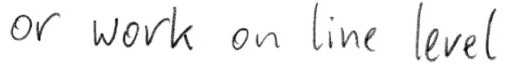
#> input picture htr/data/line.png, 511 x 64 px; its folder holds only this picture in this run
$ python -i new_script.py   (imports and definitions only)
#> lines starting #> are read from the running program, lines starting #| are printed output that depends on the picture; after the words box and inside, x2 and y2 are one past the last pixel; in counts of white or black regions, pixels touching at a corner belong together
#> further down, picture is the input picture: shape (64, 511, 3); min 0, max 255, mean 241.3
import os
import time

import cv2
import fitz
import mimetypes
import numpy as np
from PIL import Image

PAGE_ZOOM = 3
VERTICAL_LINE_MORPH_KERNEL = (1, 10)
HORIZONTAL_LINE_MORPH_KERNEL = (10, 1)

RAW_DATA = './data/raw/'
PROCESSED_DATA = './data/processed/'
INTERMEDIATE_DATA = './data/intermediate/'

INPUT_FILES = [r'C:\Users\arish\OneDrive\Desktop\Monsanto.pdf']


# [20 lines left out: function extract_page_image, not called in this run]


def find_lines(morphed_img):
    result = cv2.findContours(morphed_img, cv2.RETR_EXTERNAL, cv2.CHAIN_APPROX_SIMPLE)

    # Sometimes the [cv.findContours] returns a tuple of either len 3 or len 2
    # the following line fixes this by extracting only the tuple of `contours`.
    return result[0] if len(result) == 2 else result[1]


def morph_image(img, kernel_shape):
    # A kernel of shape [cv.MORPH_RECT] is used since it is the most suitable
    # option for detecting lines.
    kernel = cv2.getStructuringElement(cv2.MORPH_RECT, kernel_shape)

    return cv2.morphologyEx(img, cv2.MORPH_OPEN, kernel, iterations=2)


def filter_contours(contours):
    vertical = []
    horizontal = []

    x_list = []
    y_list = []
    w_list = []
    h_list = []

    for c in contours:
        x, y, w, h = cv2.boundingRect(c)
        x_list.append(x)
        y_list.append(y)
        w_list.append(w)
        h_list.append(h)

    for i in range(6):
        op = (h_list, vertical) if i % 2 == 0 else (w_list, horizontal)
        index = np.argmax(op[0])

        op[1].append((x_list[index], y_list[index],
                      x_list[index] + w_list[index],
                      y_list[index] + h_list[index]))

        del x_list[index]
        del y_list[index]
        del w_list[index]
        del h_list[index]

    return vertical, horizontal


def rgb_to_binary(image):
    return cv2.threshold(
        cv2.cvtColor(image, cv2.COLOR_BGR2GRAY),
        0, 255, cv2.THRESH_BINARY_INV + cv2.THRESH_OTSU
    )[1]
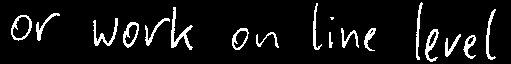
#> returned value: shape (64, 511); 7.7% white in thin lines or dots, all inside (x1, y1, x2, y2) = (11, 2, 496, 62)


# [23 lines left out: function prepare_intermediate_states, not called in this run]


def remove_colored_content(image):
    w, h, _ = image.shape

    tb = image[:, :, 0] + 10
    tg = image[:, :, 1] + 10
    tr = image[:, :, 2] + 10
    for i in range(w):
        for j in range(h):
            if image[i, j, 0] > tr[i, j] and image[i, j, 0] > tg[i, j] or \
                    image[i, j, 1] > tb[i, j] and image[i, j, 1] > tr[i, j] or \
                    image[i, j, 2] > tb[i, j] and image[i, j, 2] > tg[i, j]:
                image[i, j, :] = 255


def process_image(image, save_states=False):
    sample_name = 'smp_%s' % time.time()

    if save_states:
        m_d, mo_d, cr_d, cf_d, t_d, tl_d = prepare_intermediate_states(sample_name)
        cv2.imwrite(os.path.join(m_d, 'original.png'), image)

    # Converts image to binary using OTSU's adaptive threshold
    b_img = rgb_to_binary(image)

    if save_states:
        cv2.imwrite(os.path.join(m_d, 'binary.png'), b_img)

    # Detect vertical & horizontal lines using morphology
    v_morph = morph_image(b_img, VERTICAL_LINE_MORPH_KERNEL)
#> in morph_image, `return cv2.morphologyEx(img, cv2.MORPH_OPEN, kernel, iterations=2)`:
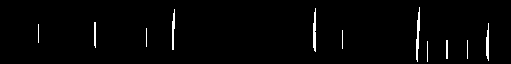
#> returned value: shape (64, 511); 1.8% white in thin lines or dots, all inside (x1, y1, x2, y2) = (38, 7, 489, 62)
    h_morph = morph_image(b_img, HORIZONTAL_LINE_MORPH_KERNEL)
#> in morph_image (call 2), `return cv2.morphologyEx(img, cv2.MORPH_OPEN, kernel, iterations=2)`: returned value: shape (64, 511); every value is 0

    if save_states:
        cv2.imwrite(os.path.join(mo_d, 'v_morph.png'), v_morph)
        cv2.imwrite(os.path.join(mo_d, 'h_morph.png'), h_morph)

    # Detect vertical & horizontal contours using morphed images
    v_contours = find_lines(v_morph)
#> in find_lines, `result = cv2.findContours(morphed_img, cv2.RETR_EXTERNAL, cv2.CHAIN_AP..`: result = 11 contours, 6 with area under 20; largest, box (x1, y1, x2, y2) and area: (416, 7, 420, 62) 69, (313, 8, 316, 52) 63, (486, 23, 489, 61) 48, (172, 9, 175, 50) 44, (94, 22, 96, 48) 24
#> v_contours has the same summary as result in find_lines
    h_contours = find_lines(h_morph)
#> in find_lines (call 2), `result = cv2.findContours(morphed_img, cv2.RETR_EXTERNAL, cv2.CHAIN_AP..`: result = 0 contours
#> h_contours = []

    if save_states:
        temp = image.copy()
        cv2.drawContours(temp, v_contours, -1, (0, 0, 255), 5)

        cv2.imwrite(os.path.join(cr_d, 'v_lines.png'), temp)

        temp = image.copy()
        cv2.drawContours(temp, h_contours, -1, (0, 0, 255), 5)
        cv2.imwrite(os.path.join(cr_d, 'h_lines.png'), temp)

        cv2.drawContours(temp, v_contours, -1, (0, 0, 255), 5)
        cv2.imwrite(os.path.join(cr_d, 'lines.png'), temp)

    # Filter out the most valuable contours
    vertical, horizontal = filter_contours(v_contours + h_contours)
#> the loop in filter_contours, `for c in contours:` made 11 passes
#> (c, x, y, w, h) on passes 1 to 6: ([[427, 41], [427, 61]], 427, 41, 1, 21), ([[467, 40], [467, 58]], 467, 40, 1, 19), ([[446, 40], [446, 58], [447, 58], [447, 40]], 446, 40, 2, 19), ([[342, 30], [342, 48]], 342, 30, 1, 19), ([[146, 28], [146, 46]], 146, 28, 1, 19), ([[38, 24], [38, 42]], 38, 24, 1, 19)
#> (x, y, w, h) on passes 7 to 11: (486, 23, 3, 38), (94, 22, 2, 26), (172, 9, 3, 41), (313, 8, 3, 44), (416, 7, 4, 55)
#> after the loop in filter_contours, `for c in contours:`: h_list = [21, 19, 19, 19, 19, 19, 38, 26, 41, 44, 55]; w_list = [1, 1, 2, 1, 1, 1, 3, 2, 3, 3, 4]; x_list = [427, 467, 446, 342, 146, 38, 486, 94, 172, 313, 416]; y_list = [41, 40, 40, 30, 28, 24, 23, 22, 9, 8, 7]
#> the loop in filter_contours, `for i in range(6):` made 6 passes
#> index on passes 1 to 4: 10, 6, 8, 7
#> index on passes 5 to 6: 6, 2
#> vertical = [(416, 7, 420, 62), (313, 8, 316, 52), (94, 22, 96, 48)]; horizontal = [(486, 23, 489, 61), (172, 9, 175, 50), (446, 40, 448, 59)]

    if save_states:
        temp1 = image.copy()
        temp2 = image.copy()
        temp3 = image.copy()

        for rect in vertical:
            cv2.rectangle(temp1, (rect[0], rect[1]), (rect[2], rect[3]), (255, 255, 255), 5)

        for rect in horizontal:
            cv2.rectangle(temp2, (rect[0], rect[1]), (rect[2], rect[3]), (255, 255, 255), 5)

        for rect in vertical + horizontal:
            cv2.rectangle(temp3, (rect[0], rect[1]), (rect[2], rect[3]), (255, 255, 255), 5)

        cv2.imwrite(os.path.join(cf_d, 'v_lines.png'), temp1)
        cv2.imwrite(os.path.join(cf_d, 'h_lines.png'), temp2)
        cv2.imwrite(os.path.join(cf_d, 'lines.png'), temp3)

    # Sort horizontals based on height
    vertical = sorted(vertical, key=lambda item: item[0])
#> vertical = [(94, 22, 96, 48), (313, 8, 316, 52), (416, 7, 420, 62)]
    horizontal = sorted(horizontal, key=lambda item: item[1])
#> horizontal = [(172, 9, 175, 50), (486, 23, 489, 61), (446, 40, 448, 59)]

    # Crop the required table portion from image
    start_x = min(vertical[1][0], vertical[1][2])
#> start_x = 313
    end_x = min(vertical[2][0], vertical[2][2])
#> end_x = 416

    start_y = max(horizontal[0][1], horizontal[0][3])
#> start_y = 50
    end_y = min(horizontal[1][1], horizontal[1][3])
#> end_y = 23

    cv2.drawContours(image, v_contours + h_contours, -1, (255, 255, 255), 3)
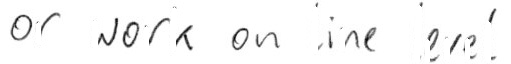
#> image: shape (64, 511, 3); 5.49% of pixels changed, all inside (x1, y1, x2, y2) = (36, 5, 491, 64)

    image = image[start_y: end_y, start_x: end_x]
#> image = empty array

    if save_states:
        cv2.imwrite(os.path.join(t_d, 'table.png'), image)

    # Keep only the grey content and remove all the high intensity R, G, B content
    remove_colored_content(image)

    if save_states:
        cv2.imwrite(os.path.join(t_d, 'table_clean.png'), image)

    result_path = os.path.join(PROCESSED_DATA, sample_name)
    os.mkdir(result_path)

    index = 1
    for line in _detect_lines(image):
        pil_image = _pad_line(_crop_line(image, line))
        img = rgb_to_binary(np.array(pil_image.convert('RGB')))

        morphed = morph_image(img, (1, 3))
        count = np.sum(morphed > 0)

        if save_states:
            pil_image.save(os.path.join(tl_d, '%s.png' % index))
            cv2.imwrite(os.path.join(tl_d, '%s_morphed_%s.png' % (index, count)), morphed)

        if count > 0:
            pil_image.save(os.path.join(result_path, '%s.png' % index))
            index += 1
#> this loop made 0 passes
#> after the loop, index = 1


def _detect_lines(img):
#> (the run stopped early here; a loop or call above may not have finished)
